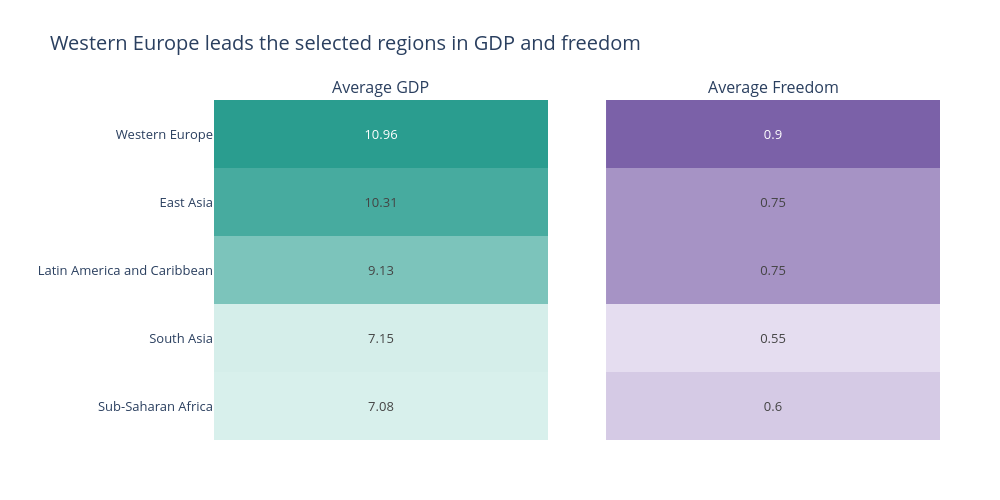

The notebook cell saved with this chart:
### Markdown cell above
---
## Done? Stretch Goal

If you finish both tasks with time to spare, try this:

**Task 3 (stretch):** Build a **grouped bar chart** comparing 2 sub-factors (e.g. `GDP_per_capita` and `Freedom`) across the 5 most populated regions. Use colour meaningfully and write an insight title.

Regions to include: `'Western Europe'`, `'Latin America'`, `'East Asia'`, `'Sub-Saharan Africa'`, `'South Asia'`

### Code cell
# Stretch goal — grouped bar chart

selected_regions = [
    'Western Europe',
    'Latin America and Caribbean',
    'East Asia',
    'Sub-Saharan Africa',
    'South Asia'
]

subfactor_avg = (
    df[df['Region'].isin(selected_regions)]
    .groupby('Region')[['GDP', 'Freedom']]
    .mean()
    .reset_index()
)

print(subfactor_avg)


heatmap_data = subfactor_avg.copy()

heatmap_data = heatmap_data.sort_values('GDP', ascending=False)

fig = make_subplots(
    rows=1,
    cols=2,
    subplot_titles=('Average GDP', 'Average Freedom'),
    horizontal_spacing=0.08
)

fig.add_trace(
    go.Heatmap(
        z=heatmap_data[['GDP']].values,
        x=['GDP'],
        y=heatmap_data['Region'],
        text=heatmap_data[['GDP']].round(2).values,
        texttemplate='%{text}',
        colorscale=[
            [0, '#D8F0EC'],
            [1, '#2A9D8F']
        ],
        showscale=False,
        hovertemplate='%{y}<br>GDP: %{z:.2f}<extra></extra>'
    ),
    row=1,
    col=1
)


fig.add_trace(
    go.Heatmap(
        z=heatmap_data[['Freedom']].values,
        x=['Freedom'],
        y=heatmap_data['Region'],
        text=heatmap_data[['Freedom']].round(2).values,
        texttemplate='%{text}',
        colorscale=[
            [0, '#E5DDF0'],
            [1, '#7B61A8']
        ],
        showscale=False,
        hovertemplate='%{y}<br>Freedom: %{z:.2f}<extra></extra>'
    ),
    row=1,
    col=2
)

fig.update_layout(
    title='Western Europe leads the selected regions in GDP and freedom',
    height=500,
    width=1000,
    plot_bgcolor='white',
    paper_bgcolor='white',
    font=dict(size=13),
    title_font=dict(size=20),
    margin=dict(l=190, r=60, t=100, b=60)
)

fig.update_xaxes(showticklabels=False)

fig.update_yaxes(
    title_text='',
    autorange='reversed',
    row=1,
    col=1
)

fig.update_yaxes(
    title_text='',
    autorange='reversed',
    showticklabels=False,
    row=1,
    col=2
)

fig.show()

### Figure 1 — Plotly figure (JSON) as saved in the notebook; plotly's stock layout.template omitted (floating-point values rounded to 4 significant figures)
{"data": [{"colorscale": [[0, "#D8F0EC"], [1, "#2A9D8F"]], "hovertemplate": "%{y}<br>GDP: %{z:.2f}<extra></extra>", "showscale": false, "text": [[10.96], [10.31], [9.13], [7.15], [7.08]], "texttemplate": "%{text}", "type": "heatmap", "x": ["GDP"], "xaxis": "x", "y": ["Western Europe", "East Asia", "Latin America and Caribbean", "South Asia", "Sub-Saharan Africa"], "yaxis": "y", "z": [[10.96], [10.31], [9.135], [7.152], [7.082]]}, {"colorscale": [[0, "#E5DDF0"], [1, "#7B61A8"]], "hovertemplate": "%{y}<br>Freedom: %{z:.2f}<extra></extra>", "showscale": false, "text": [[0.9], [0.75], [0.75], [0.55], [0.6]], "texttemplate": "%{text}", "type": "heatmap", "x": ["Freedom"], "xaxis": "x2", "y": ["Western Europe", "East Asia", "Latin America and Caribbean", "South Asia", "Sub-Saharan Africa"], "yaxis": "y2", "z": [[0.8961], [0.754], [0.7542], [0.5463], [0.5994]]}], "layout": {"annotations": [{"font": {"size": 16}, "showarrow": false, "text": "Average GDP", "x": 0.23, "xanchor": "center", "xref": "paper", "y": 1, "yanchor": "bottom", "yref": "paper"}, {"font": {"size": 16}, "showarrow": false, "text": "Average Freedom", "x": 0.77, "xanchor": "center", "xref": "paper", "y": 1, "yanchor": "bottom", "yref": "paper"}], "font": {"size": 13}, "height": 500, "margin": {"b": 60, "l": 190, "r": 60, "t": 100}, "paper_bgcolor": "white", "plot_bgcolor": "white", "title": {"font": {"size": 20}, "text": "Western Europe leads the selected regions in GDP and freedom"}, "width": 1000, "xaxis": {"anchor": "y", "domain": [0, 0.46], "showticklabels": false}, "xaxis2": {"anchor": "y2", "domain": [0.54, 1], "showticklabels": false}, "yaxis": {"anchor": "x", "autorange": "reversed", "domain": [0, 1], "title": {"text": ""}}, "yaxis2": {"anchor": "x2", "autorange": "reversed", "domain": [0, 1], "showticklabels": false, "title": {"text": ""}}}}
